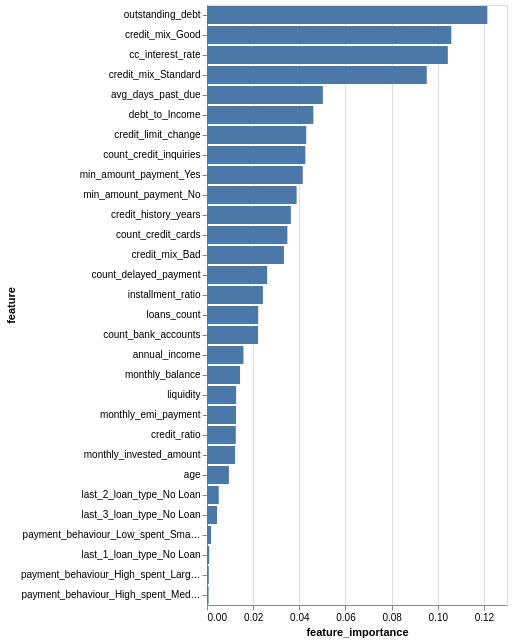

Here is the notebook cell this chart was saved with:
### Markdown cell above
### G.5 Business Impact from Current Model Performance

### Code cell
# Feature important visualization.
rf_feature_imp = pd.DataFrame(
    {
        'feature': X_train.columns,
        'feature_importance': rf_best_hyper.feature_importances_
     }
)

# Sorting value (asending) and reset index
rf_feature_imp = rf_feature_imp.sort_values('feature_importance', ascending=False).reset_index(drop=True)

# Filter only top 30 important
top_features = rf_feature_imp.head(30)

# Display only 30 top features
alt.Chart(top_features).mark_bar().encode(
    x = 'feature_importance',
    y = alt.Y("feature", sort='-x'),
    tooltip = ['feature','feature_importance'])

### Figure 1 — Vega-Lite specification as saved in the notebook (floating-point values rounded to 4 significant figures)
{"config": {"view": {"continuousWidth": 300, "continuousHeight": 300}}, "data": {"name": "data-827e4a53402b3e4b93bc078717a04277"}, "mark": {"type": "bar"}, "encoding": {"tooltip": [{"field": "feature", "type": "nominal"}, {"field": "feature_importance", "type": "quantitative"}], "x": {"field": "feature_importance", "type": "quantitative"}, "y": {"field": "feature", "sort": "-x", "type": "nominal"}}, "$schema": "https://vega.github.io/schema/vega-lite/v5.20.1.json", "datasets": {"data-827e4a53402b3e4b93bc078717a04277": [{"feature": "outstanding_debt", "feature_importance": 0.1215}, {"feature": "credit_mix_Good", "feature_importance": 0.1059}, {"feature": "cc_interest_rate", "feature_importance": 0.1044}, {"feature": "credit_mix_Standard", "feature_importance": 0.09523}, {"feature": "avg_days_past_due", "feature_importance": 0.05021}, {"feature": "debt_to_Income", "feature_importance": 0.04609}, {"feature": "credit_limit_change", "feature_importance": 0.043}, {"feature": "count_credit_inquiries", "feature_importance": 0.04263}, {"feature": "min_amount_payment_Yes", "feature_importance": 0.0415}, {"feature": "min_amount_payment_No", "feature_importance": 0.03883}, {"feature": "credit_history_years", "feature_importance": 0.03633}, {"feature": "count_credit_cards", "feature_importance": 0.03483}, {"feature": "credit_mix_Bad", "feature_importance": 0.03333}, {"feature": "count_delayed_payment", "feature_importance": 0.02607}, {"feature": "installment_ratio", "feature_importance": 0.02425}, {"feature": "loans_count", "feature_importance": 0.02219}, {"feature": "count_bank_accounts", "feature_importance": 0.02214}, {"feature": "annual_income", "feature_importance": 0.01579}, {"feature": "monthly_balance", "feature_importance": 0.01431}, {"feature": "liquidity", "feature_importance": 0.01263}, {"feature": "monthly_emi_payment", "feature_importance": 0.01259}, {"feature": "credit_ratio", "feature_importance": 0.01247}, {"feature": "monthly_invested_amount", "feature_importance": 0.01218}, {"feature": "age", "feature_importance": 0.009485}, {"feature": "last_2_loan_type_No Loan", "feature_importance": 0.005083}, {"feature": "last_3_loan_type_No Loan", "feature_importance": 0.004361}, {"feature": "payment_behaviour_Low_spent_Small_value_payments", "feature_importance": 0.001756}, {"feature": "last_1_loan_type_No Loan", "feature_importance": 0.0009582}, {"feature": "payment_behaviour_High_spent_Large_value_payments", "feature_importance": 0.0007738}, {"feature": "payment_behaviour_High_spent_Medium_value_payments", "feature_importance": 0.0006894}]}}
